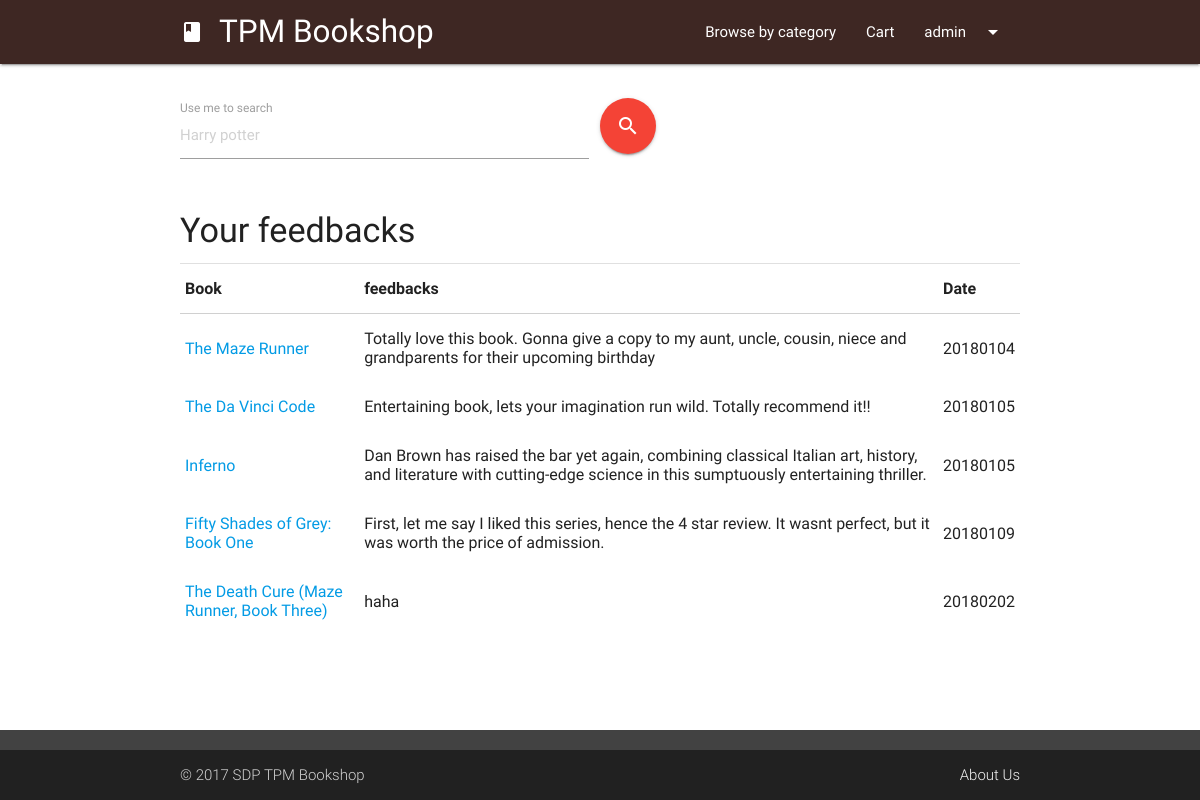
Page /history-more.php?action=feedbacks (signed in) on the committed database.
### tables this page shows
CREATE TABLE `bookcomment` (
  `ratingID` int(11) NOT NULL,
  `bookISBN` varchar(255) NOT NULL,
  `username` varchar(255) NOT NULL,
  `comments` text NOT NULL,
  `date` int(255) NOT NULL
);

CREATE TABLE `book` (
  `bookISBN` varchar(255) NOT NULL,
  `bookname` varchar(255) NOT NULL,
  `bookcategory` varchar(80) NOT NULL,
  `bookauthor` varchar(255) NOT NULL,
  `bookdesc` longtext NOT NULL,
  `bookprice` int(11) NOT NULL,
  `bookpages` int(11) NOT NULL,
  `bookpublisher` varchar(255) NOT NULL,
  `bookdateadd` int(11) NOT NULL,
  `bookthumbnail` varchar(255) NOT NULL,
  `bookQty` int(11) NOT NULL DEFAULT '0'
);

### php/connect.php (called while the page is built, shortened)
<?php
function scanner($input,$url){
  if (preg_match('/[\'"^$&%*}{#~?><>|;]/', $input)){
     $fail = 1;
     echo "<script>window.location = '$url'; exit();</script>";
  } else {
    return $input;
  }
}
?>

### history-more.php (the view, shortened to what this page needs)
<?php session_start();
include "php/connect.php";
$currentUser = $_SESSION['tpmb-user'];
$currentAction = scanner($_GET['action'],"404.php");
if($currentAction == "feedbacks"){
	$query = "SELECT * FROM bookcomment AS bc, book AS b WHERE bc.username = '$currentUser' AND bc.bookISBN=b.bookISBN";
	$queryParam = "comments";
} else if ($currentAction == "rating"){
	$query = "SELECT * FROM bookrating AS br, book AS b WHERE br.username = '$currentUser' AND br.bookISBN=b.bookISBN";
	$queryParam = "rating";
} else {
	header("Location: 404.php");
}
?>
<head>
	<link type="text/css" rel="stylesheet" href="css/materialize.min.css" media="screen,projection" />
	<link type="text/css" rel="stylesheet" href="css/tpmb.css" media="screen,projection" />
</head>
<body>
<?php
  include "ui/header.php";?>
  <main class="container">
    <div class="row margintop4">
			<?php include "ui/searchUI.php"; ?>
    </div>
    <h4 class="left-align col s12 m6 offset-m3 margintop4">Your <?php echo $currentAction; ?></h4>
    <div class="divider"></div>
    <table class="highlight responsive-table">
      <thead>
        <tr>
            <th>Book</th>
            <th><?php echo $currentAction; ?></th>
            <th>Date</th>
        </tr>
      </thead>
      <tbody>
		<?php
    $userHistoryArray=mysqli_query($conn,$query);
    while($userHistory = mysqli_fetch_array($userHistoryArray)){ ?>
          <tr>
            <td><a target="_blank" href="book.php?bookid=<?php echo $userHistory['bookISBN']; ?>"><?php echo $userHistory['bookname']; ?></a></td>
            <td><?php echo $userHistory[$queryParam]; ?></td>
            <td><?php echo $userHistory['date']; ?></td>
          </tr>
      <?php } ?>
      </tbody>
    </table>
  </main>
</body>

### css/tpmb.css (style rules this page uses)
body { display: flex; min-height: 100vh; flex-direction: column; }
main { flex: 1 0 auto; }
.margintop4 { margin-top : 4%; }

### rows in the picture
bookcomment: book.bookname "The Maze Runner", comments "Totally love this book. Gonna give a copy to my aunt, uncle, cousin, niece and grandparents for their upcoming birthday", date "20180104"
bookcomment: book.bookname "The Da Vinci Code", comments "Entertaining book, lets your imagination run wild. Totally recommend it!!", date "20180105"
bookcomment: book.bookname "Inferno", comments "Dan Brown has raised the bar yet again, combining classical Italian art, history, and literature with cutting-edge science in this sumptuously entertaining thriller.", date "20180105"
bookcomment: book.bookname "Fifty Shades of Grey: Book One", comments "First, let me say I liked this series, hence the 4 star review. It wasnt perfect, but it was worth the price of admission.", date "20180109"
bookcomment: book.bookname "The Death Cure (Maze Runner, Book Three)", comments "haha", date "20180202"

### other values in the picture
$_SESSION['tpmb-user'] "admin"
$currentAction "feedbacks"
